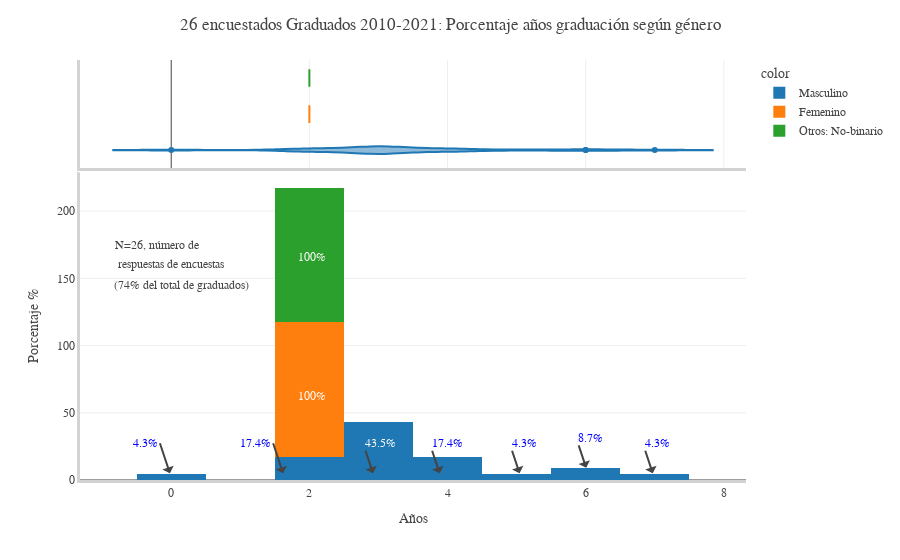

The notebook cell saved with this chart:
### Markdown cell above
### Expresado en <span style="color:#AC1212">*porcentaje*</span>:

### Code cell
path_file_sorted    = 'egresados_sorted.xlsx'
visual_time_percen(path_file_sorted)

### Figure 1 — Plotly figure (JSON) as saved in the notebook; plotly's stock layout.template omitted (floating-point values rounded to 4 significant figures)
{"data": [{"alignmentgroup": "True", "bingroup": "x", "histnorm": "percent", "hovertemplate": "color=Masculino<br>T_Grad=%{x}<br>count=%{y}<extra></extra>", "legendgroup": "Masculino", "marker": {"color": "#1F77B4"}, "name": "Masculino", "offsetgroup": "Masculino", "orientation": "v", "showlegend": true, "type": "histogram", "x": [6, 4, 3, 3, 3, 3, 3, 4, 4, 7, 2, 3, 3, 2, 6, 3, 3, 5, 2, 4, 3, 0, 2], "xaxis": "x", "yaxis": "y"}, {"alignmentgroup": "True", "hovertemplate": "color=Masculino<br>T_Grad=%{x}<extra></extra>", "legendgroup": "Masculino", "marker": {"color": "#1F77B4"}, "name": "Masculino", "offsetgroup": "Masculino", "scalegroup": "x", "showlegend": false, "type": "violin", "x": [6, 4, 3, 3, 3, 3, 3, 4, 4, 7, 2, 3, 3, 2, 6, 3, 3, 5, 2, 4, 3, 0, 2], "xaxis": "x2", "yaxis": "y2"}, {"alignmentgroup": "True", "bingroup": "x", "histnorm": "percent", "hovertemplate": "color=Femenino<br>T_Grad=%{x}<br>count=%{y}<extra></extra>", "legendgroup": "Femenino", "marker": {"color": "#FF7F0E"}, "name": "Femenino", "offsetgroup": "Femenino", "orientation": "v", "showlegend": true, "type": "histogram", "x": [2, 2], "xaxis": "x", "yaxis": "y"}, {"alignmentgroup": "True", "hovertemplate": "color=Femenino<br>T_Grad=%{x}<extra></extra>", "legendgroup": "Femenino", "marker": {"color": "#FF7F0E"}, "name": "Femenino", "offsetgroup": "Femenino", "scalegroup": "x", "showlegend": false, "type": "violin", "x": [2, 2], "xaxis": "x2", "yaxis": "y2"}, {"alignmentgroup": "True", "bingroup": "x", "histnorm": "percent", "hovertemplate": "color=Otros: No-binario<br>T_Grad=%{x}<br>count=%{y}<extra></extra>", "legendgroup": "Otros: No-binario", "marker": {"color": "#2CA02C"}, "name": "Otros: No-binario", "offsetgroup": "Otros: No-binario", "orientation": "v", "showlegend": true, "type": "histogram", "x": [2], "xaxis": "x", "yaxis": "y"}, {"alignmentgroup": "True", "hovertemplate": "color=Otros: No-binario<br>T_Grad=%{x}<extra></extra>", "legendgroup": "Otros: No-binario", "marker": {"color": "#2CA02C"}, "name": "Otros: No-binario", "offsetgroup": "Otros: No-binario", "scalegroup": "x", "showlegend": false, "type": "violin", "x": [2], "xaxis": "x2", "yaxis": "y2"}], "layout": {"annotations": [{"font": {"color": "white", "size": 12}, "showarrow": false, "text": "100%", "textangle": 0, "x": 0.325, "xanchor": "left", "xref": "paper", "y": 0.53, "yref": "paper"}, {"font": {"color": "white", "size": 12}, "showarrow": false, "text": "100%", "textangle": 0, "x": 0.325, "xanchor": "left", "xref": "paper", "y": 0.18, "yref": "paper"}, {"font": {"color": "Blue", "size": 12}, "showarrow": true, "text": "17.4%", "textangle": 0, "x": 0.305, "xanchor": "right", "xref": "paper", "y": 0.016, "yref": "paper"}, {"font": {"color": "Blue", "size": 12}, "showarrow": true, "text": "4.3%", "textangle": 0, "x": 0.135, "xanchor": "right", "xref": "paper", "y": 0.016, "yref": "paper"}, {"font": {"color": "white", "size": 12}, "showarrow": true, "text": "43.5%", "textangle": 0, "x": 0.44, "xanchor": "left", "xref": "paper", "y": 0.016, "yref": "paper"}, {"font": {"color": "blue", "size": 12}, "showarrow": true, "text": "17.4%", "textangle": 0, "x": 0.54, "xanchor": "left", "xref": "paper", "y": 0.016, "yref": "paper"}, {"font": {"color": "blue", "size": 12}, "showarrow": true, "text": "4.3%", "textangle": 0, "x": 0.66, "xanchor": "left", "xref": "paper", "y": 0.016, "yref": "paper"}, {"font": {"color": "blue", "size": 12}, "showarrow": true, "text": "8.7%", "textangle": 0, "x": 0.76, "xanchor": "left", "xref": "paper", "y": 0.029, "yref": "paper"}, {"font": {"color": "blue", "size": 12}, "showarrow": true, "text": "4.3%", "textangle": 0, "x": 0.86, "xanchor": "left", "xref": "paper", "y": 0.016, "yref": "paper"}, {"arrowhead": 1, "showarrow": false, "text": "N=26, número de", "x": -0.2, "y": 175}, {"arrowhead": 1, "showarrow": false, "text": "respuestas de encuestas", "x": 0, "y": 160}, {"arrowhead": 1, "showarrow": false, "text": "(74% del total de graduados)", "x": 0.15, "y": 145}], "barmode": "relative", "font": {"family": "Rockwell", "size": 12}, "legend": {"title": {"text": "color"}, "tracegroupgap": 0}, "margin": {"t": 60}, "title": {"text": "26 encuestados Graduados 2010-2021: Porcentaje años graduación según género"}, "xaxis": {"anchor": "y", "domain": [0, 1], "linecolor": "lightgrey", "linewidth": 3, "showline": true, "title": {"text": "Años"}}, "xaxis2": {"anchor": "y2", "domain": [0, 1], "linecolor": "lightgrey", "linewidth": 3, "matches": "x", "showgrid": true, "showline": true, "showticklabels": false}, "yaxis": {"anchor": "x", "domain": [0, 0.7326], "linecolor": "lightgrey", "linewidth": 3, "showline": true, "title": {"text": "Porcentaje %"}}, "yaxis2": {"anchor": "x2", "domain": [0.7426, 1], "linecolor": "lightgrey", "linewidth": 3, "matches": "y2", "showgrid": false, "showline": true, "showticklabels": false, "ticks": ""}}}
